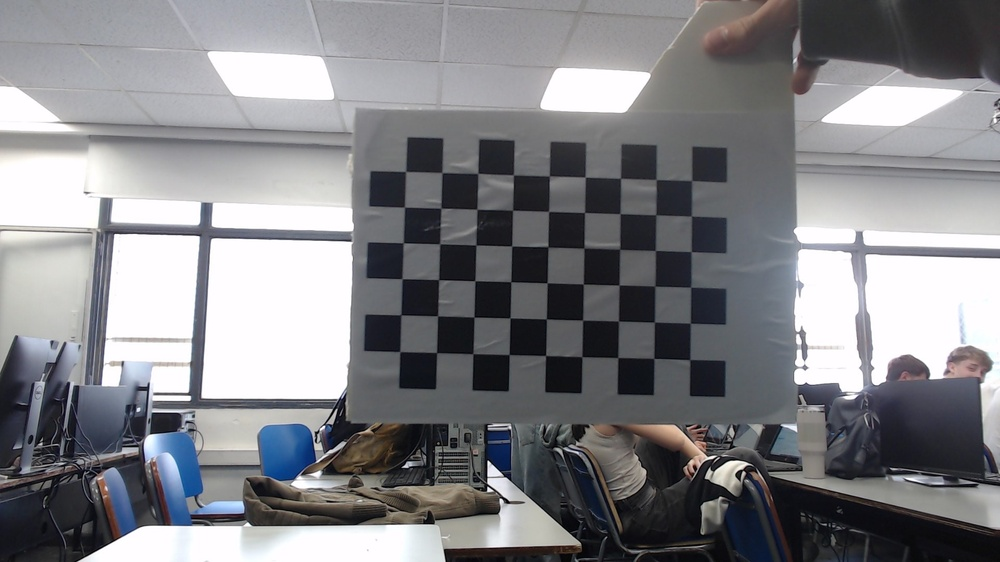
#> input picture src/calibration/calib_images/logitech_C925e/WIN_20251030_15_47_17_Pro.jpg, 1000 x 562 px, shrunk from 1920 x 1080 before the run, given in place of the camera
$ python track_points_create.py
#> lines starting #> are read from the running program, lines starting #| are printed output that depends on the picture; after the words box and inside, x2 and y2 are one past the last pixel; in counts of white or black regions, pixels touching at a corner belong together
### src/math_func.py
import numpy as np
import cv2 as cv


def dist_between_points(p1, p2):
    return np.sqrt(abs(p1[0]-p2[0])**2 + abs(p1[1]-p2[1])**2)


def middle_point(p1, p2):
    return [(p1[0] + p2[0]) / 2, (p1[1] + p2[1]) / 2]


# [4 lines left out: function picture_diference, not called in this run]

class low_pass_filter:
    def __init__(self, alpha=0.5):
        self.alpha = alpha
        self.prev = None

    # [7 lines left out: function apply, not called in this run]

class pid:
    # [6 lines left out: function __init__, not called in this run]

    def reset(self):
        self.prev_error = 0.0
        self.integral = 0.0

    # [6 lines left out: function compute, not called in this run]


def angle_beetween_points(p1, p2):
    """Return angle in radians from p1 to p2."""
    return np.arctan2(p2[1]-p1[1], p2[0]-p1[0])


# [179 lines left out: functions quadrilateral_center, predict_next_position, aruco_apparent_radius, weighted_moving_average, center_of_change, not called in this run]


def warp_to_rectangle(image, points):
    """
    Takes 4 points from an image and warps that region into a rectangle.

    Parameters:
        image : np.ndarray
            The input image (BGR or grayscale).
        points : list of lists/tuples
            The 4 points [[x1,y1],[x2,y2],[x3,y3],[x4,y4]] in order:
            top-left, top-right, bottom-right, bottom-left.

    Returns:
        warped : np.ndarray
            The rectangular, perspective-corrected image.
    """
    pts_src = np.array(points, dtype="float32")

    # Compute width of new image
    width_top = np.linalg.norm(pts_src[1] - pts_src[0])
    width_bottom = np.linalg.norm(pts_src[2] - pts_src[3])
    max_width = int(max(width_top, width_bottom))

    # Compute height of new image
    height_left = np.linalg.norm(pts_src[3] - pts_src[0])
    height_right = np.linalg.norm(pts_src[2] - pts_src[1])
    max_height = int(max(height_left, height_right))

    # Destination rectangle points
    pts_dst = np.array([
        [0, 0],
        [max_width - 1, 0],
        [max_width - 1, max_height - 1],
        [0, max_height - 1]
    ], dtype="float32")

    # Compute perspective transform
    M = cv.getPerspectiveTransform(pts_src, pts_dst)

    # Warp image
    warped = cv.warpPerspective(image, M, (max_width, max_height))

    return warped

# [20 lines left out: functions calculate_image_SNR, calculate_pixel_contrast, not called in this run]

### src/legacy/track_points_create.py
import cv2
import json
import os
from src import math_func as mf

# JSON file for storing points
POINTS_FILE = "points.json"
MARGIN = 100  # margin size
RADIUS = 8    # marker radius in pixels
WRAP_POINTS_FILE = "wrap.json"  # points file for wrap mode

wrap_points = json.load(open(WRAP_POINTS_FILE, "r"))
#> (reads src/legacy/wrap.json from the repository)
wrap_points = [tuple(p) for p in wrap_points]

# Load existing points if available
if os.path.exists(POINTS_FILE):
    with open(POINTS_FILE, "r") as f:
#> (reads points.json from the repository)
        points = json.load(f)
else:
    points = []

# Convert to list of tuples
points = [tuple(p) for p in points]

# For dragging points
dragging_index = None


def save_points():
    with open(POINTS_FILE, "w") as f:
        json.dump(points, f)


def find_point(x, y):
    """Return index of point if (x, y) is close to one, else None."""
    for i, (px, py) in enumerate(points):
        if (x - px) ** 2 + (y - py) ** 2 <= RADIUS**2:
            return i
    return None


def mouse_callback(event, x, y, flags, param):
    global points, dragging_index

    if event == cv2.EVENT_LBUTTONDOWN:
        idx = find_point(x, y)
        if idx is None:
            # Add new point
            points.append((x, y))
            save_points()
        else:
            # Start dragging
            dragging_index = idx

    elif event == cv2.EVENT_MOUSEMOVE:
        if dragging_index is not None:
            # Update dragging point
            points[dragging_index] = (x, y)

    elif event == cv2.EVENT_LBUTTONUP:
        if dragging_index is not None:
            # Finish dragging
            save_points()
            dragging_index = None

    elif event == cv2.EVENT_RBUTTONDOWN:
        idx = find_point(x, y)
        if idx is not None:
            # Delete point
            points.pop(idx)
            save_points()


# Open camera
cap = cv2.VideoCapture(1)
cv2.namedWindow("Camera")
cv2.setMouseCallback("Camera", mouse_callback)

while True:
    ret, frame = cap.read()
#> frame is the input picture: shape (562, 1000, 3); mean B, G, R 135.1, 131.3, 131.1
    if not ret:
        break

    # Add white border (margin) around the frame
    bordered = cv2.copyMakeBorder(
        frame,
        top=MARGIN, bottom=MARGIN,
        left=MARGIN, right=MARGIN,
        borderType=cv2.BORDER_CONSTANT,
        value=(255, 255, 255)  # white
    )
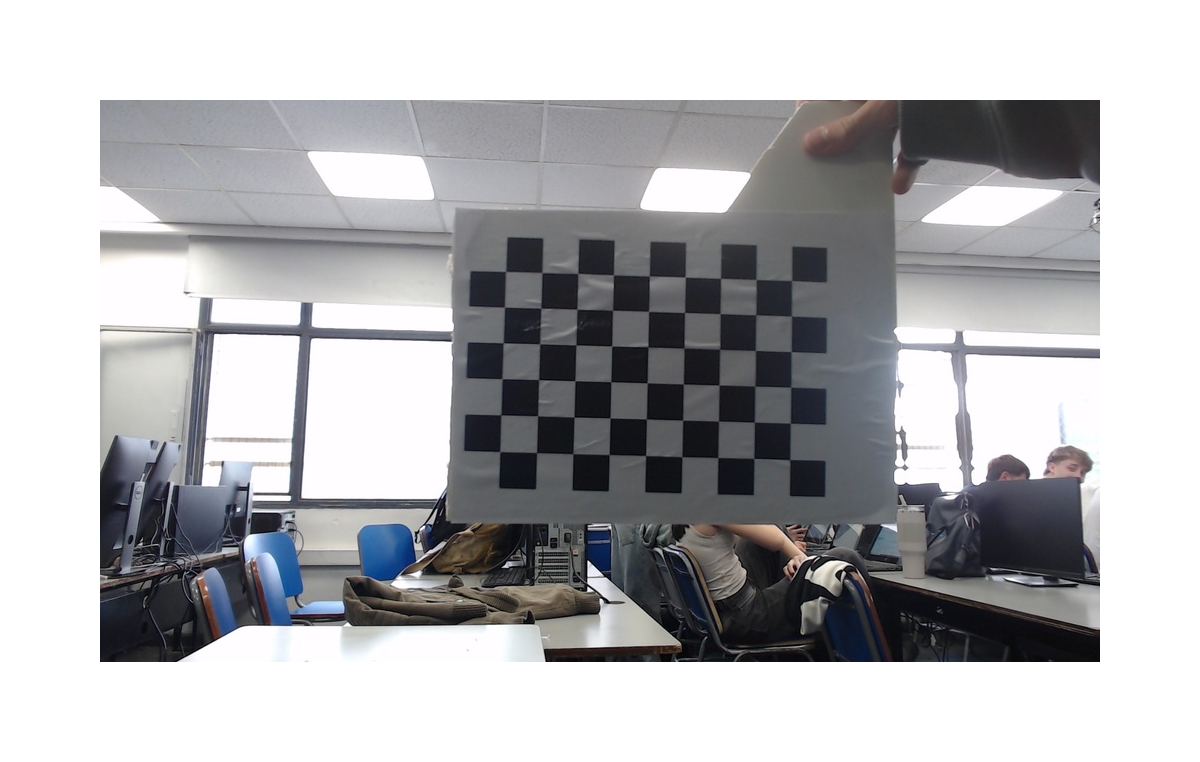
#> bordered: shape (762, 1200, 3); mean B, G, R 181.3, 179, 178.8

    bordered = mf.warp_to_rectangle(bordered, wrap_points)
#> in warp_to_rectangle, `warped = cv.warpPerspective(image, M, (max_width, max_height))`:
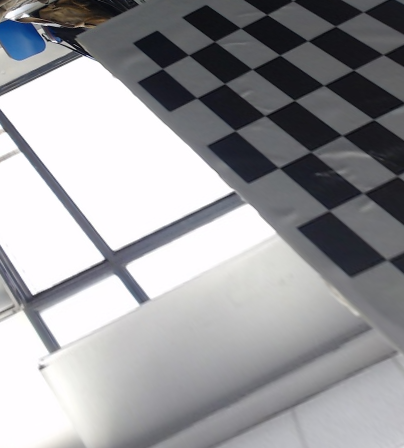
#> warped: shape (448, 404, 3); mean B, G, R 157.3, 154, 153.8

    # Draw points
    for i, (x, y) in enumerate(points):
        cv2.circle(bordered, (x, y), RADIUS, (0, 0, 255), -1)
        cv2.putText(bordered, str(i + 1), (x + 10, y - 10),
                    cv2.FONT_HERSHEY_SIMPLEX, 0.5, (255, 255, 255), 1)
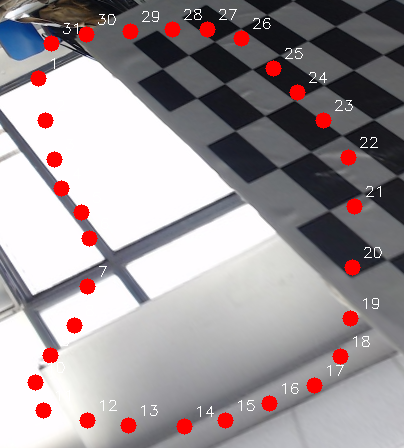
#> bordered: shape (448, 404, 3); 4.04% of pixels changed, all inside (x1, y1, x2, y2) = (27, 9, 382, 435)

    cv2.imshow("Camera", bordered)
    key = cv2.waitKey(1) & 0xFF
#> (key Esc is pressed here)

    if key == 27:  # ESC to quit
        break

cap.release()
cv2.destroyAllWindows()
